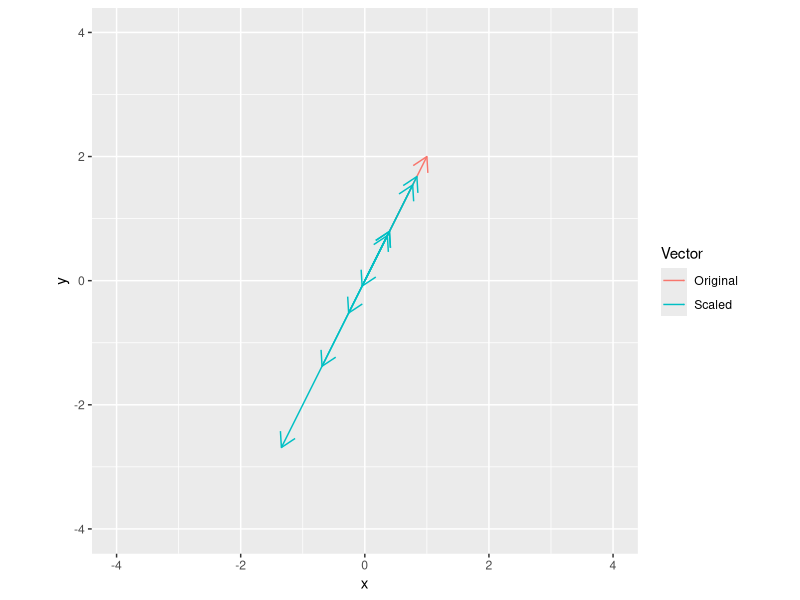

This chart was generated by the following R code: (Note: this script raises an error after producing the figure.)
## ---- chunk 1
library(ggplot2)
v <- c(1, 2)
s <- rnorm(10)

all_vectors <- data.frame(xend = c(v[1], v[1] * s),
                          yend = c(v[2], v[2] * s),
                          Vector = c("Original", rep("Scaled", length(s))),
                          x = 0,
                          y = 0)

ggplot(data=all_vectors, aes(x=x, y=y, xend=xend, yend=yend, color=Vector)) + 
  geom_segment(arrow= arrow(length = unit(0.03, "npc"))) +
  xlim(-4, 4) +
  ylim(-4, 4) + 
  coord_equal()
## ---- chunk 2
v1 <- c(1, 2, 3, 4, 5)
v2 <- c(2, 3, 4, 5, 6)
v3 <- c(3, 4, 5, 6, 7)
w <- c(-1, 3, 2)
result <- v1 * w[1] + v2 * w[2] + v3* w[3]
## ---- chunk 3
v <- c(7, 4, -5, 8, 3)
o <- rep(1, length(v))
ave <- dot(v, o) / length(v)
## ---- chunk 4
v <- c(7, 4, -5, 8, 3)
w <- runif(length(v))
wAve <- dot(v, w)
